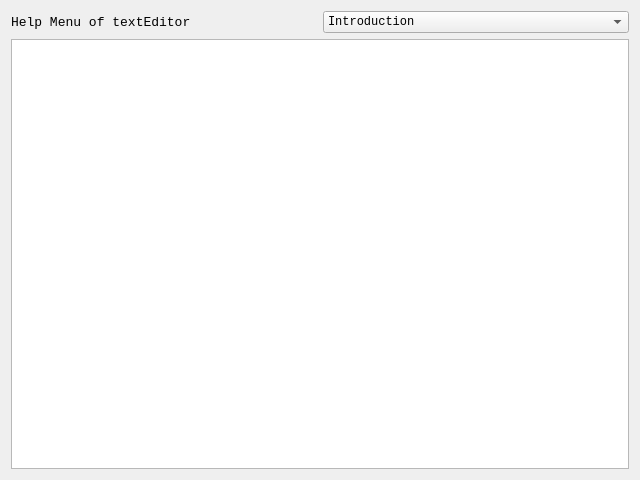
<?xml version="1.0" encoding="UTF-8"?>
<ui version="4.0">
 <class>aboutHelp</class>
 <widget class="QWidget" name="aboutHelp">
  <property name="geometry">
   <rect>
    <x>0</x>
    <y>0</y>
    <width>640</width>
    <height>480</height>
   </rect>
  </property>
  <property name="windowTitle">
   <string>Help</string>
  </property>
  <property name="windowIcon">
   <iconset resource="mainIcon.qrc">
    <normaloff>:/resources/icon/help.ico</normaloff>:/resources/icon/help.ico</iconset>
  </property>
  <layout class="QGridLayout" name="gridLayout">
   <item row="0" column="0">
    <layout class="QVBoxLayout" name="verticalLayout">
     <item>
      <layout class="QHBoxLayout" name="horizontalLayout">
       <item>
        <widget class="QLabel" name="helpTitle">
         <property name="font">
          <font>
           <family>Consolas</family>
           <pointsize>10</pointsize>
          </font>
         </property>
         <property name="text">
          <string>Help Menu of textEditor</string>
         </property>
        </widget>
       </item>
       <item>
        <widget class="QComboBox" name="helpEntries">
         <property name="font">
          <font>
           <family>Consolas</family>
           <pointsize>9</pointsize>
          </font>
         </property>
         <property name="currentText">
          <string>Introduction</string>
         </property>
         <item>
          <property name="text">
           <string>Introduction</string>
          </property>
         </item>
         <item>
          <property name="text">
           <string>File Interactions</string>
          </property>
         </item>
         <item>
          <property name="text">
           <string>Find/Repalce</string>
          </property>
         </item>
         <item>
          <property name="text">
           <string>Statistics</string>
          </property>
         </item>
         <item>
          <property name="text">
           <string>Compression</string>
          </property>
         </item>
         <item>
          <property name="text">
           <string>Similarity</string>
          </property>
         </item>
        </widget>
       </item>
      </layout>
     </item>
     <item>
      <widget class="QTextEdit" name="helpContentArea">
       <property name="font">
        <font>
         <family>Consolas</family>
         <pointsize>10</pointsize>
        </font>
       </property>
       <property name="lineWrapMode">
        <enum>QTextEdit::WidgetWidth</enum>
       </property>
       <property name="readOnly">
        <bool>true</bool>
       </property>
      </widget>
     </item>
    </layout>
   </item>
  </layout>
 </widget>
 <resources>
  <include location="mainIcon.qrc"/>
 </resources>
 <connections/>
</ui>
